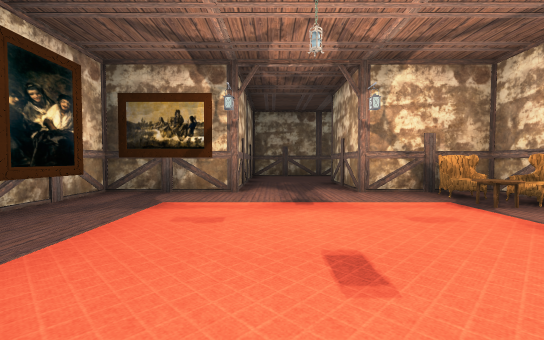
View 1 (above)

24 first-person views from a walk through a Unity game level. The camera is 1.2 m above the floor, tilts 2° down and sees 90° across. The floor is counted in squares, 2 m on a side. Each view is taken from the middle of a square. On the plan, view 1 faces up. The plan holds only what a view shows up to about 9 squares ahead; the rest is blank. The place goes on beyond the plan. The player character is not drawn. Some surface patterns are stand-ins.

View 2
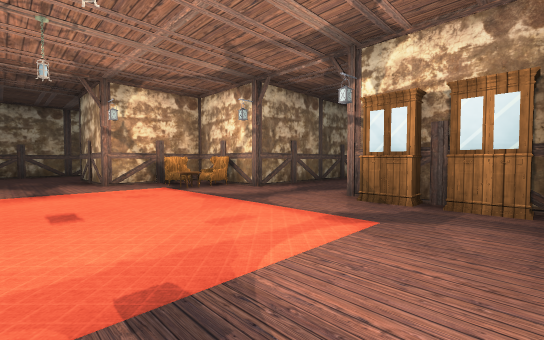

View 3
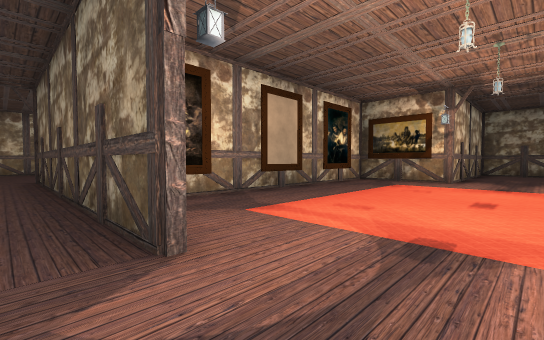

View 4
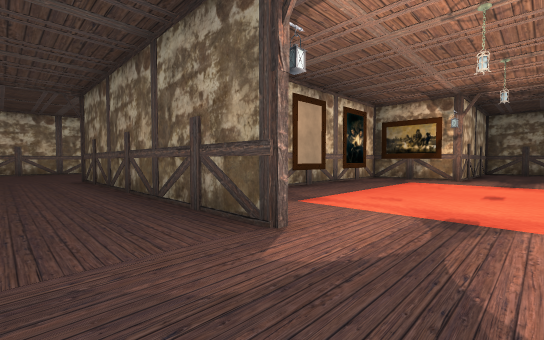

View 5
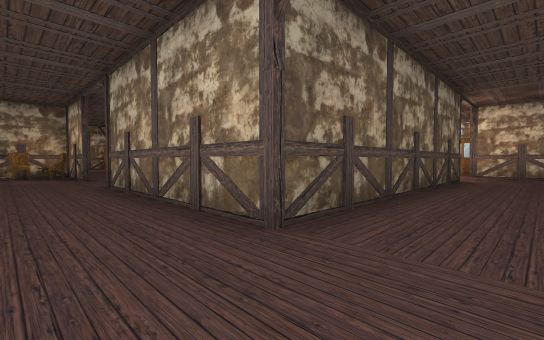

View 6
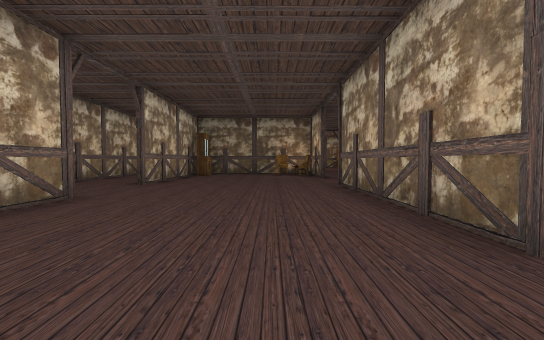

View 7
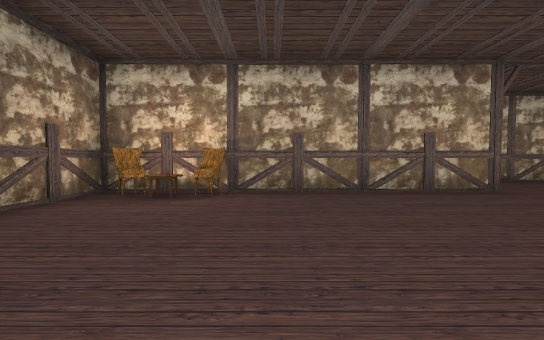

View 8
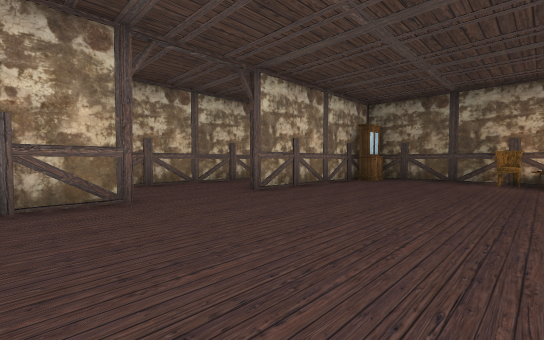

View 9
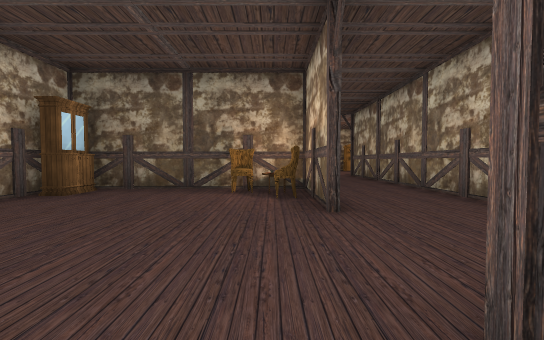

View 10
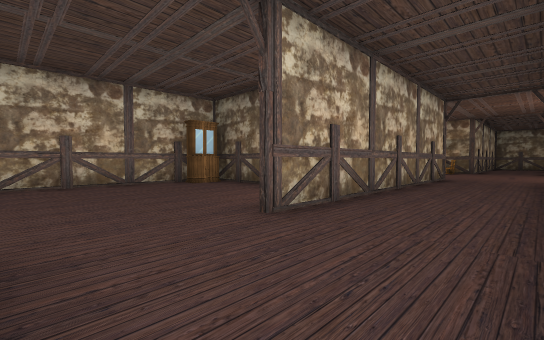

View 11
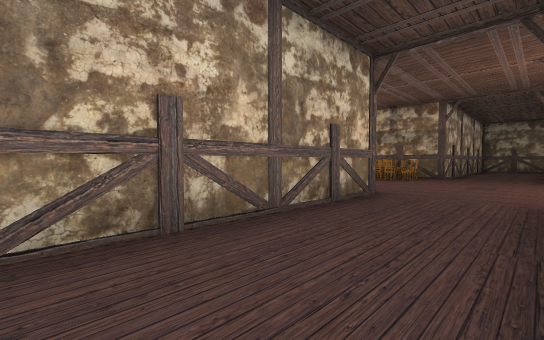

View 12
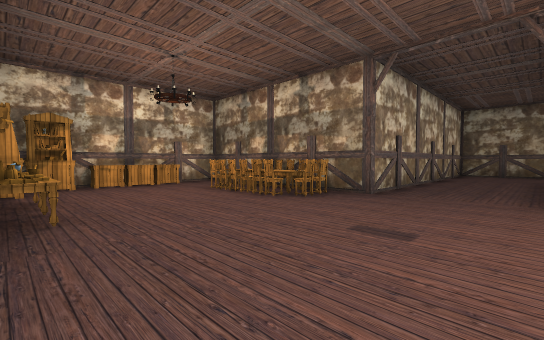

View 13
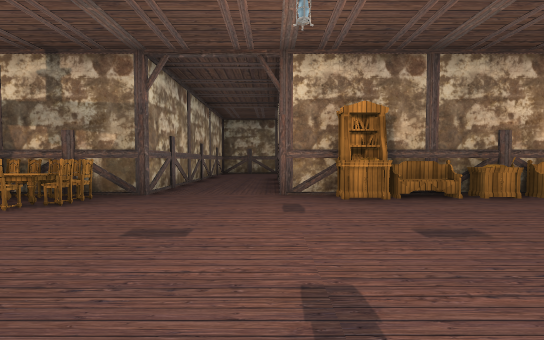

View 14
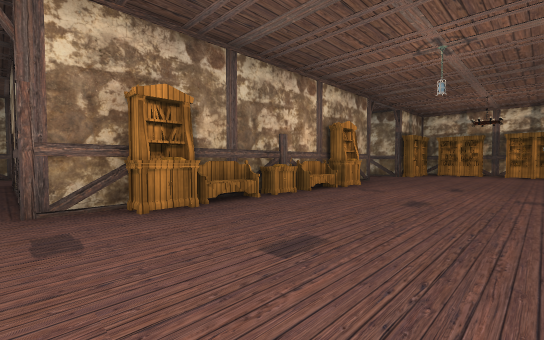

View 15
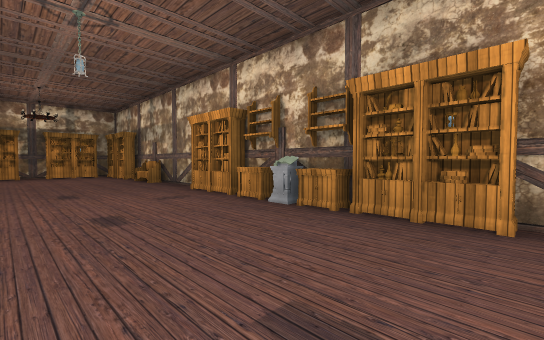

View 16
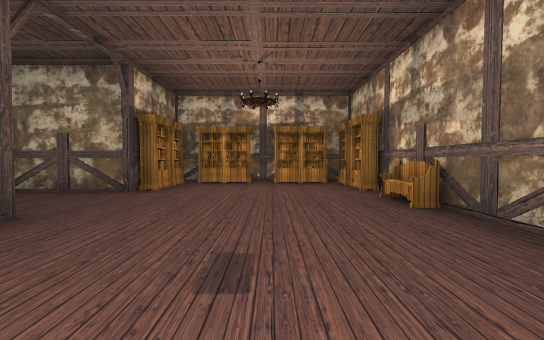

View 17
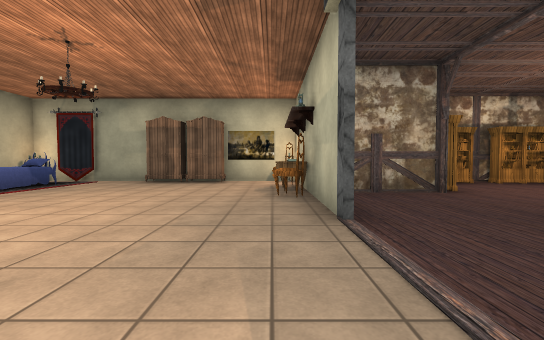

View 18
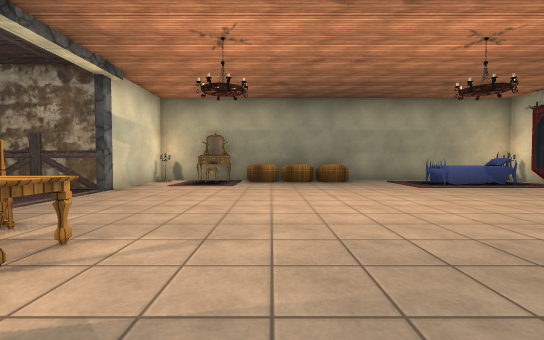

View 19
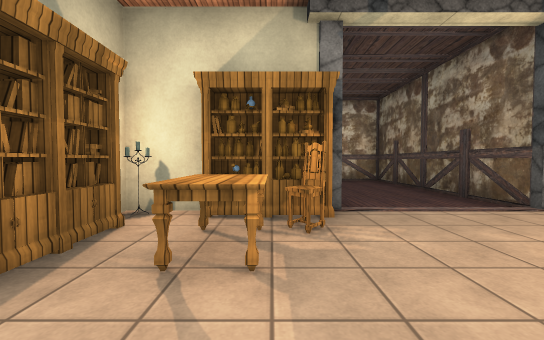

View 20
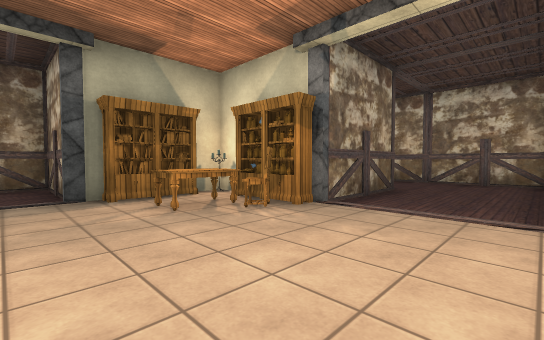

View 21
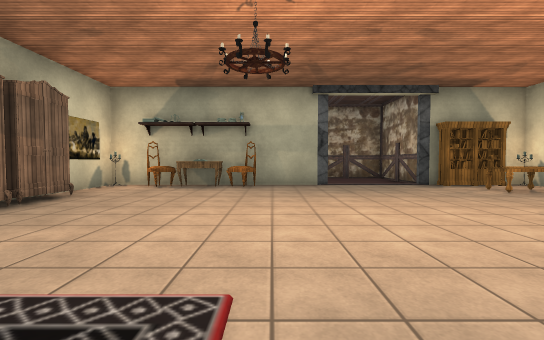

View 22
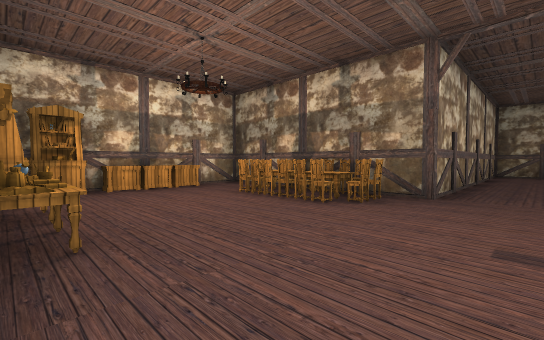

View 23
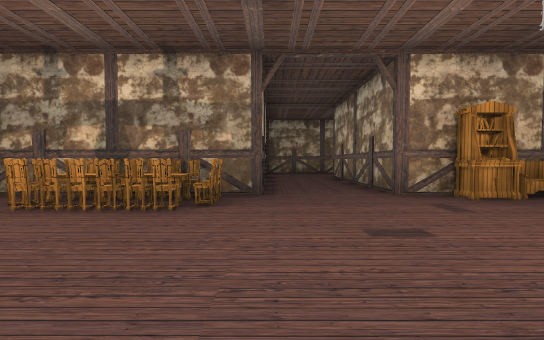

View 24
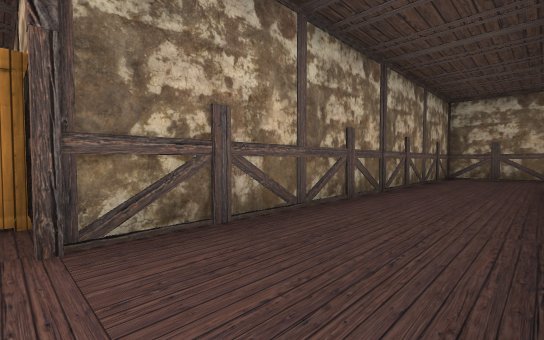

### Floor plan
Points are (right, up) in squares from view 1. A wall is a line through its corners. A room is listed if a view was taken in it or the views show most of it. See-through windows are left out.
Room 1 (view 1)
walls: (-0.7, 7.4) (-0.7, 5.2) (-3.2, 5.2) (-3.2, -0.9); (8.1, 2.7) (4.2, 2.7) (4.2, 5.2) (1.7, 5.2) (1.7, 7.9)
ways out: opening at (0.5, -1.5) to room 2; opening at (0.5, 6.5)
objects: other object (-3, -1); other object (-3, 2); other object (-3, 4); other object (-1, 5); other object (2, 5); other object (3, 3); other object (3, 4); other object (4, -2); other object (4, -1); other object (4, 0); other object (4, 3); other object (4, 4)
Room 2 (views 2, 3, 4, 5, 6, 7, 8, 9, 10, 11, 12, 13, 14, 15, 16, 17, 18, 19, 20, 21, 22, 23, 24)
walls: (-8.2, 12.5) (-8.2, 7.4); (0.8, 12.8) (4.3, 12.8); (-8.1, 7.7) (-13.1, 7.7); (1.9, 17.7) (-5.8, 17.7) (-5.8, 22.8) (-3.4, 22.8); (-3.2, 21.2) (-3.2, 20.3) (-0.7, 20.3) (-0.7, 17.8) (0.1, 17.8); (1.6, 20.3) (6.5, 20.3); (4.6, 17.7) (4.2, 17.7) (4.2, 20); (6.7, 13) (6.7, 17.5); (-8, 2.8) (-5.8, 2.8) (-5.8, 12.8) (-4.7, 12.8); (-13.2, 6.5) (-13.2, 2.6); (6.7, 21.5) (6.7, 22.4); (7, 21.5) (7, 22.5); (-3.2, 27.2) (-3.2, 25.2) (-8.2, 25.2) (-8.2, 17.7) (-13.2, 17.7) (-13.2, 16.6); (-1.1, 27.5) (-1.8, 27.5); (-1.1, 27.8) (-2.1, 27.8); (-0.5, 27.9) (-2.5, 27.9); (-13.2, 0.4) (-13.2, -4.3); (-0.6, -2.3) (-8.3, -2.3) (-8.3, 2.9); (7, 24.6) (7, 26.5); (1.7, -4) (1.7, -2.9); (6.5, 27.9) (2.4, 27.9); (-13.2, -6.6) (-13.2, -7.2) (-11.1, -7.2)
ways out: opening at (0.5, -1.5) to room 1; opening at (-13, 1.5)
objects: other object (-13, -7); other object (-13, -6); other object (-13, -5); other object (-13, 14); other object (-13, 15); other object (-13, 16); other object (-12, 13); other object (-11, 13); other object (-11, 16); other object (-11, 17); other object (-10, 13); other object (-10, 16); other object (-10, 17); other object (-9, 6) to (-9, 7); other object (-9, 13); other object (-9, 16); other object (-9, 17); other object (-8, 7); other object (-5, 17); other object (-4, 13); other object (-4, 17); other object (-3, 13); other object (-3, 21); other object (-3, 22); other object (-3, 28); other object (-2, 13); other object (-2, 14); other object (-2, 17); other object (-2, 20); other object (-2, 21); other object (-2, 22); other object (-2, 26); other object (-2, 27); other object (-1, 13); other object (-1, 17); other object (0, 13); other object (0, 17); other object (0, 28); other object (1, 28); other object (2, 28); other object (3, 13); other object (4, 21); other object (4, 27) to (5, 27); other object (5, 13); other object (5, 17); other object (5, 21); other object (6, 13); other object (6, 14); other object (6, 16); other object (6, 17); other object (7, 20) to (7, 21); other object (7, 23); other object (7, 24); other object (7, 27); other object (7, 28)

Positions as (right, up) in squares from view 1, and headings:
1: (0, 0), facing up
2: (0, -2), facing up-right
3: (1, -3), facing up-left
4: (1, -4), facing up-left
5: (-10, -4), facing up-right
6: (-10, -4), facing up
7: (-8, -4), facing left
8: (-9, -1), facing up-left
9: (-9, 2), facing up
10: (-6, 3), facing up-left
11: (-6, 8), facing up-left
12: (-6, 13), facing up-left
13: (-6, 13), facing up
14: (-6, 14), facing up-right
15: (-5, 16), facing down-right
16: (-1, 15), facing right
17: (-1, 21), facing right
18: (0, 20), facing up
19: (0, 22), facing left
20: (0, 25), facing down-left
21: (3, 27), facing down
22: (-7, 13), facing up-left
23: (-8, 13), facing up
24: (-8, 13), facing down-right
